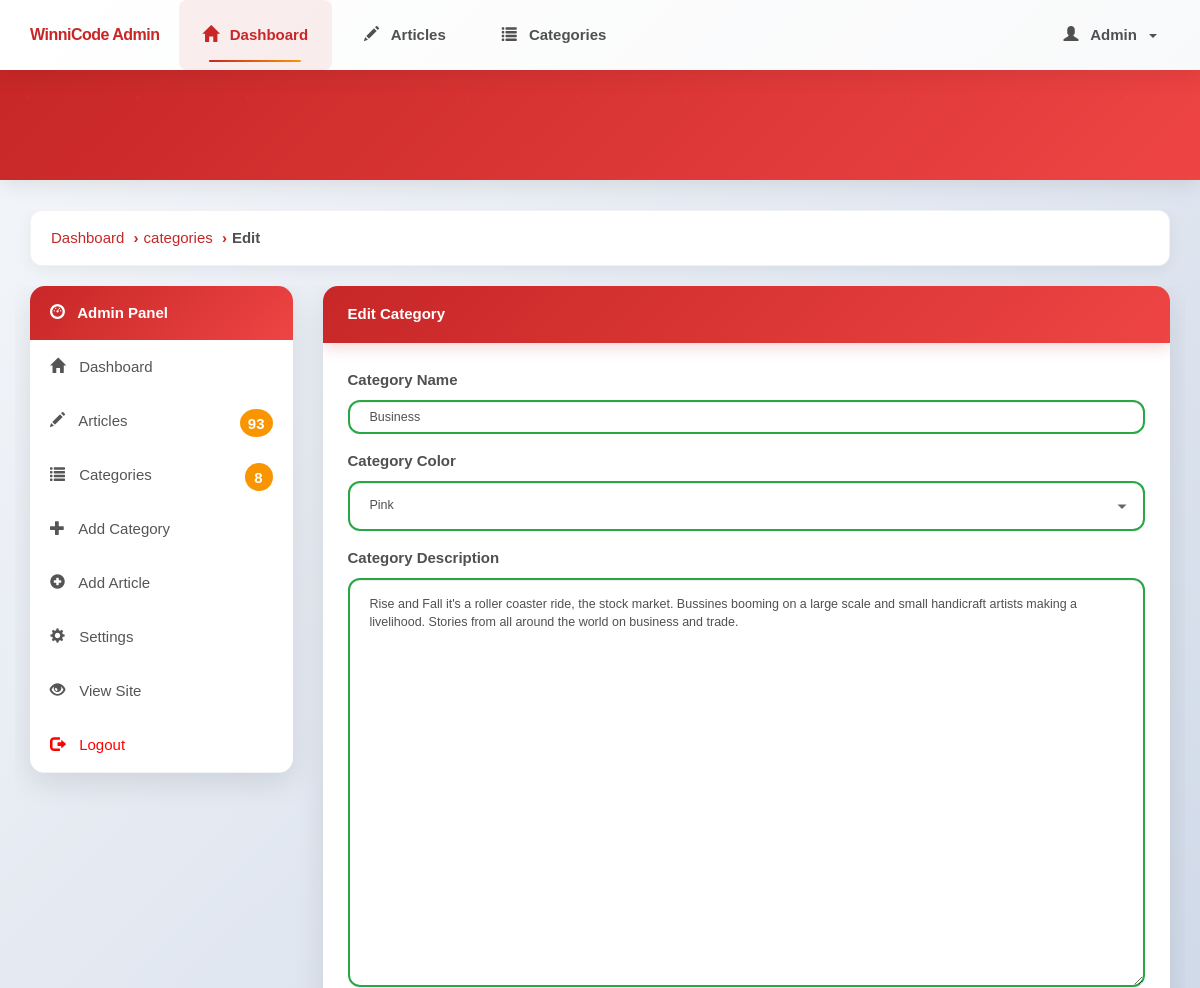
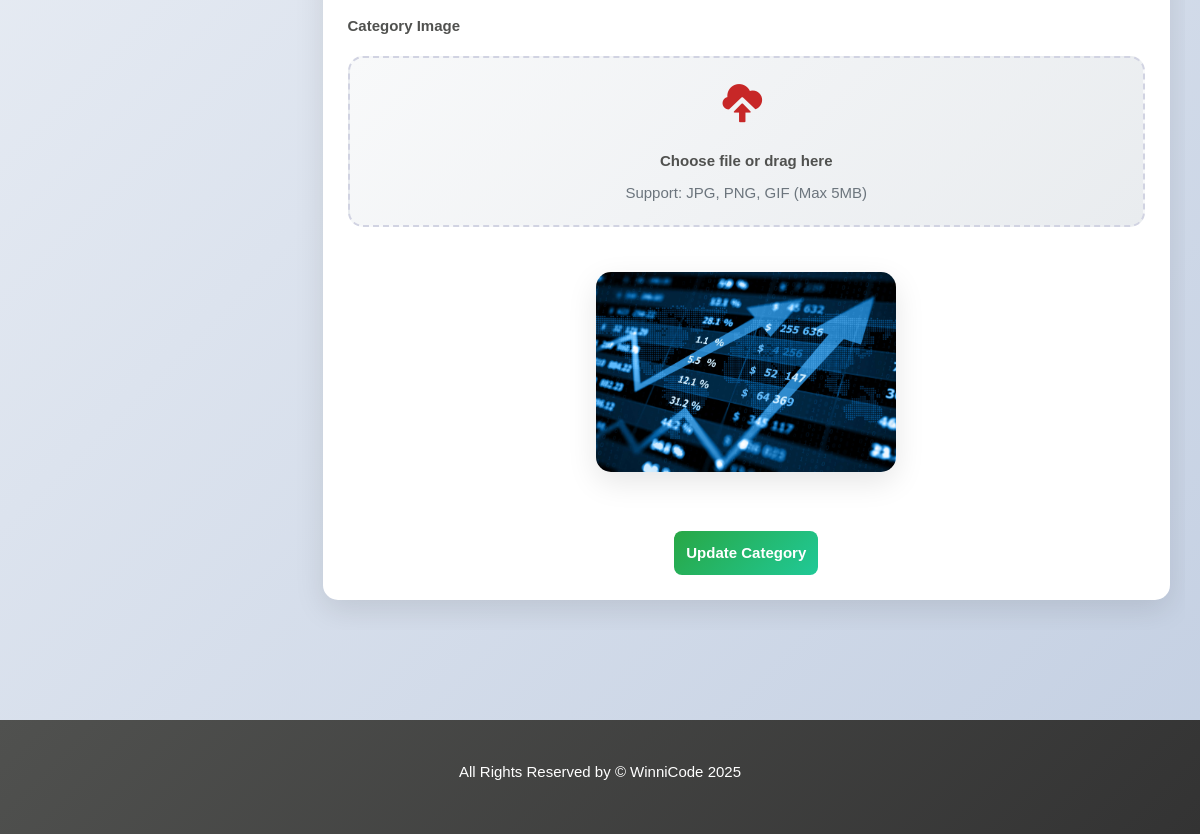
Screenshot of /admin/edit-category.php?id=5 (signed in) with the database file from the repository (2 pictures, top to bottom).
### tables this page shows
CREATE TABLE `category` (
  `category_id` int(11) NOT NULL,
  `category_name` varchar(45) NOT NULL,
  `category_color` varchar(35) NOT NULL,
  `category_image` varchar(250) NOT NULL,
  `category_description` varchar(350) NOT NULL
);

### admin/edit-category.php (the view, shortened to what this page needs)
<?php
require('./includes/nav.inc.php');
if (isset($_GET['id'])) {
  $category_id = $_GET['id'];
} else {
  redirect('./categories.php');
}
?>
<section id="breadcrumb">
  <div class="container">
    <ol class="breadcrumb">
      <li><a href="./index.php">Dashboard</a></li>
      <li><a href="./categories.php">categories</a></li>
      <li class="active">Edit</li>
    </ol>
  </div>
</section>
<section id="main">
  <div class="container">
    <div class="row">
      <?php
      $sql = "SELECT *
                FROM category
                WHERE category_id = {$category_id}";
      $result = mysqli_query($con, $sql);
      $data = mysqli_fetch_assoc($result);
      $category_name = $data['category_name'];
      $category_desc = $data['category_description'];
      $category_color = $data['category_color'];
      $category_image = $data['category_image'];
      require('./includes/quick-links.inc.php');
      ?>
      <div class="col-md-9">
        <div class="panel panel-default">
          <div class="panel-heading main-color-bg">
            <h3 class="panel-title">Edit Category</h3>
          </div>
          <div class="panel-body">
            <form method="post" id="edit_form" enctype="multipart/form-data">
              <div class="form-group">
                <label>Category Name</label>
                <input type="text" autocomplete="off" class="form-control" placeholder="Category Name"
                  name="category_title" id="category_title" required value="<?php echo $category_name ?>" />
              </div>
              <div class="form-group">
                <label>Category Color</label>
                <select name="category_color" class="form-control" id="category_color">
                  <?php
                  $pink = "";
                  if ($category_color == "tag-pink") {
                    $pink = "selected";
                  }
                  ?>
                  <option value="tag-pink" <?php echo $pink; ?>>Pink</option>
                </select>
              </div>
              <div class="form-group">
                <label>Category Description</label>
                <textarea name="category_desc" autocomplete="off" id="category_desc" class="form-control"
                  placeholder="Category Description" rows="20" min="150"
                  required><?php echo $category_desc ?></textarea>
              </div>
              <div class="form-group">
                <label>Category Image</label>
              </div>
              <div class="form-group text-center">
                <img src="../assets/images/category/<?php echo $category_image ?>" class="image_preview"
                  id="image_preview" />
              </div>
              <br>
              <div class="text-center">
                <button type="submit" name="submit" class="btn btn-success">Update Category</button>
              </div>
            </form>
          </div>
        </div>
      </div>
    </div>
  </div>
</section>
<?php
require('./includes/footer.inc.php')
  ?>

### assets/css/partials/4-component.css (style rules this page uses)
.container { width: 100%; padding-right: 15px; padding-left: 15px; margin-right: auto; margin-left: auto; max-width: 100%; overflow-x: hidden; word-wrap: break-word; overflow-wrap: break-word; }
.btn { display: inline-block; border: none; background: var(--dark-color); color: #fff; text-decoration: none; font-family: var(--ff-nunito); padding: 0.5rem 0.75rem; border-radius: var(--border-radius); transition: all 200ms ease-in-out; }

### assets/css/partials/1-variables.css (style rules this page uses)
:root { --primary-color: #c72727; --secondary-color: #f99500; --light-color: #f1f1f1; --dark-color: #50514f; --black-color: #333333; --tag-trend-color: #fa163f; --tag-yellow-color: #ffbe0b; --tag-purple-color: #8338ec; --tag-blue-color: #3a86ff; --tag-green-color: #00ff73; --tag-orange-color: #ef4339; --tag-pink-color: #ff0a54; --tag-brown-color: #663f3f; --hover-color: #ee4444; --active-color: #b90615; --ts-xs: 0.625rem; --ts-vs: 0.75rem; --ts-sml: 1rem; --ts-md: 1.25rem; --ts-lg: 1.5rem; --hs-vs: 1.6rem; --hs-sml: 2.25rem; --hs-md: 2.75rem; --hs-lg: 3.5rem; --ff-monts: "Montserrat", sans-serif; --ff-nunito: "Nunito Sans", sans-serif; --ff-noto: "Noto Serif", serif; --ff-robo: "Roboto", sans-serif; --border-radius: 5px; --space-xs: 0.5rem; --space-sm: 1rem; --space-md: 1.5rem; --space-lg: 2rem; --space-xl: 3rem; --lh-tight: 1.2; --lh-normal: 1.5; --lh-relaxed: 1.7; --lh-loose: 1.8; }

### rows the page displays
category: category_title "Business", category_desc "Rise and Fall it's a roller coaster ride, the stock market. Bussines booming on a large scale and small handicraft artists making a livelihood. Stories from all around the world on business and trade.", category_image (picture)

### other values shown
$admin_name "Admin"
$no_of_articles "93"
$no_of_categories "8"
